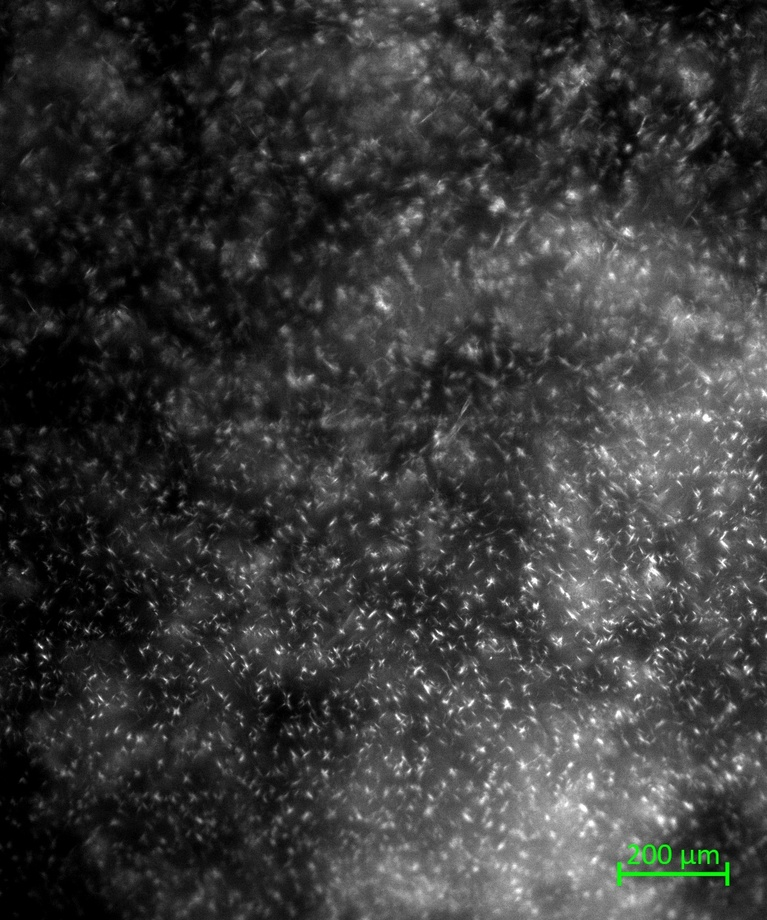
#> input picture Images/1_Macro_10_1000_32_6_12.jpg, 767 x 920 px, shrunk from 1028 x 1232 before the run, found by its file name; its folder holds only this picture in this run
$ python separeted_images.py
#> lines starting #> are read from the running program, lines starting #| are printed output that depends on the picture; after the words box and inside, x2 and y2 are one past the last pixel; in counts of white or black regions, pixels touching at a corner belong together
#import the libraries
import numpy as np
import pandas as pd
import cv2
import matplotlib.pyplot as plt
import seaborn as sns
import os

# create the database
def database(file, data):
    # properties
#> called with file = '1_Macro_10_1000_32_6_12.jpg'
    properties = file[:-4].split('_')
    '''
        properties[0] -> Number of the teste
            ''    [1] -> Type(Macro, Micro, Mist)
            ''    [2] -> Concentration
            ''    [3] -> Reynolds
            ''    [4] -> Toil
            ''    [5] -> Tcool
            ''    [6] -> ?????
    '''

    # get the contours(Leticia code)
    # read the image
    image = cv2.imread('%s\%s' % (FOLDER_PATH, file))
#> image is the input picture: shape (920, 767, 3); mean B, G, R 57.2, 57.7, 57.2

    # verify if the color of the image
    gray = cv2.cvtColor(image, cv2.COLOR_BGR2GRAY)
    mean = cv2.mean(gray)[0]
#> mean = 57.48
    if mean < 127:
        image = cv2.bitwise_not(image)
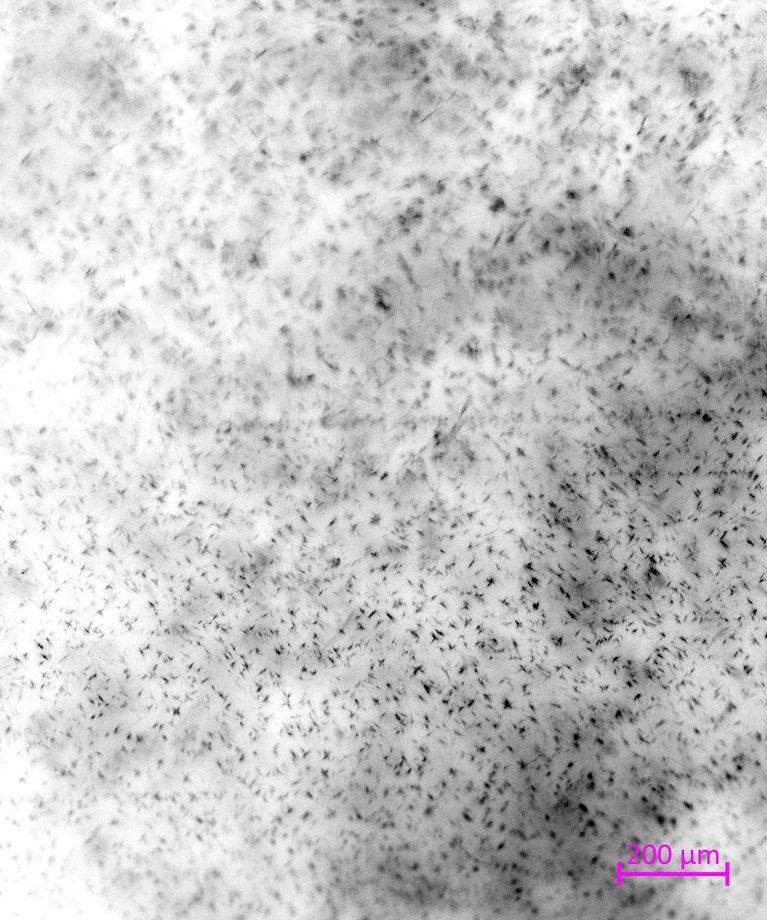
#> image: shape (920, 767, 3); mean B, G, R 197.8, 197.3, 197.8

    # crop the image
    height, width,_ = image.shape
#> height = 920; width = 767
    crop_size = int(min(height, width) * 0.35)
#> crop_size = 268
    x = int((width - crop_size) / 2)
#> x = 249
    y = int((height - crop_size) / 2)
#> y = 326
    image = image[y:y+crop_size, x:x+crop_size]
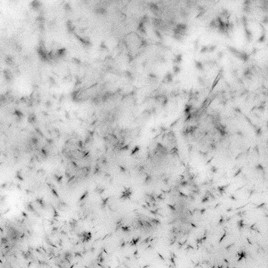
#> image: shape (268, 268, 3); min 1, max 253, mean 198.8

    # filters
    gray_image = cv2.cvtColor(image, cv2.COLOR_BGR2GRAY)
    image = cv2.medianBlur(gray_image, 1)
    image = cv2.GaussianBlur(gray_image, (3,3), 0)
#> image: shape (268, 268)
    _, th = cv2.threshold(image, 0, 255, cv2.THRESH_BINARY+cv2.THRESH_OTSU)
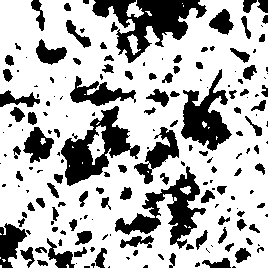
#> th: shape (268, 268); 70.8% white; 185 black regions (84 under 20 px), largest, box (x1, y1, x2, y2) and area: (92, 0, 207, 63) 3073, (61, 106, 140, 186) 2478, (115, 166, 206, 249) 2315
    image = cv2.equalizeHist(image)
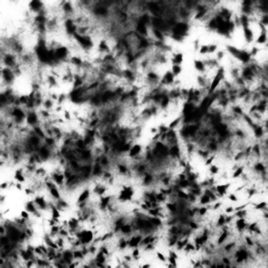
#> image: shape (268, 268); min 0, max 255, mean 129.4
    th = cv2.adaptiveThreshold(image, 255, cv2.ADAPTIVE_THRESH_GAUSSIAN_C, cv2.THRESH_BINARY_INV, 11, 2)
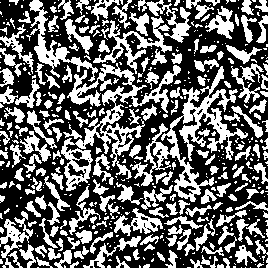
#> th: shape (268, 268); 41% white; 522 white regions (319 under 20 px), largest, box (x1, y1, x2, y2) and area: (61, 63, 181, 191) 3592, (132, 66, 248, 202) 3413, (29, 0, 98, 82) 1101

    # Apply aperture morphological filter
    kernel = np.ones((5,5),np.uint8)
    opening = cv2.morphologyEx(th, cv2.MORPH_OPEN, kernel, iterations=1)
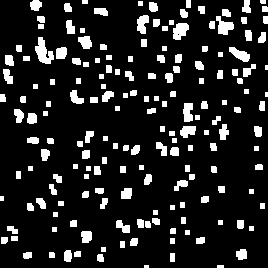
#> opening: shape (268, 268); 13.3% white; 177 white regions (3 under 20 px)
    # cv2.imshow('teste', opening)
    # cv2.waitKey(0)

    # indentify the contours
    contours, hierarchy = cv2.findContours(opening, cv2.RETR_TREE, cv2.CHAIN_APPROX_SIMPLE)
#> contours = 178 contours, 42 with area under 20; largest, box (x1, y1, x2, y2) and area: (35, 37, 54, 64) 238, (173, 23, 189, 40) 172, (216, 16, 234, 35) 164, (229, 47, 250, 62) 147, (137, 15, 149, 34) 136

    # Exibir a imagem resultante com os contornos identificados
    # cv2.imshow('Contornos', opening)
    # cv2.waitKey(0)

    # Converter a imagem de cinza para colorida
    # img = cv2.cvtColor(image, cv2.COLOR_GRAY2BGR)

    # Desenhar retângulos nos contornos
    for cnt in contours:
        try:
            ellipse = cv2.fitEllipse(cnt)

            major = max(ellipse[1][0], ellipse[1][1])
            minor = min(ellipse[1][0], ellipse[1][1])
            ar = major/minor

            row_to_append = pd.DataFrame([{'Type':properties[1], 'Reynolds':properties[3], 'Toil':properties[4], 'Tcool':properties[5], 'N_of_crystals': None, 'AR': ar}])
            data = pd.concat([data, row_to_append], ignore_index=True)

        except:
            rect = cv2.minAreaRect(cnt)
            box = cv2.boxPoints(rect)
            box = np.int0(box)
            '''
                rect -> ((x, y), (w, h), angle)
            '''
            # calculate the AR -- this formula is correct?????
            major = max(abs(2*rect[1][0]*np.cos(-1*rect[2])), abs(2*rect[1][0]*np.sin(-1*rect[2])))
            minor = min(abs(2*rect[1][0]*np.cos(-1*rect[2])), abs(2*rect[1][0]*np.sin(-1*rect[2])))
            ar = major/minor

            row_to_append = pd.DataFrame([{'Type':properties[1], 'Reynolds':properties[3], 'Toil':properties[4], 'Tcool':properties[5], 'N_of_crystals': None, 'AR': ar}])
            data = pd.concat([data, row_to_append], ignore_index=True)
#> this loop made 178 passes
#> (cnt, rect, box, major, minor, ar, data) on passes 1, 2, 4: ([[217, 265], [217, 267], [223, 267], [223, 265]], ((220, 266), (2, 6), -90), [[223, 267], [217, 267], [217, 265], [223, 265]], 3.58, 1.79, 2, table of 1 rows and 6 columns), ([[144, 265], [144, 267], [148, 267], [148, 265]], ((146, 266), (2, 4), -90), [[148, 267], [144, 267], [144, 265], [148, 265]], 3.58, 1.79, 2, table of 2 rows and 6 columns), ([[170, 253], [170, 261], [174, 261], [174, 253]], ((172, 257), (8, 4), -90), [[174, 261], [170, 261], [170, 253], [174, 253]], 14.3, 7.17, 2, table of 4 rows and 6 columns)
#> (ellipse, major, minor, ar, data) on passes 3, 5, 6, 7, 8, 9: (((99.98, 257.7), (6.59, 8.94), 161.2), 8.94, 6.59, 1.36, table of 3 rows and 6 columns), (((51.27, 254.7), (6.43, 7.11), 135), 7.11, 6.43, 1.11, table of 5 rows and 6 columns), (((27.37, 254.9), (6.08, 11.8), 80.49), 11.8, 6.08, 1.94, table of 6 rows and 6 columns), (((77.52, 253.8), (5.95, 9.1), 79.32), 9.1, 5.95, 1.53, table of 7 rows and 6 columns), (((67.33, 255.5), (8.07, 12.49), 0.927), 12.49, 8.07, 1.55, table of 8 rows and 6 columns), (((241.8, 254), (10.06, 12.31), 86.3), 12.31, 10.06, 1.22, table of 9 rows and 6 columns)

    return data

def graphics(data):
    # 1: AR x Reynolds, hue = Type
    sns.lineplot(x=data['Reynolds'], y=data['AR'], hue=data['Type'])
    plt.title('AR x Reynolds')
    plt.show()

    # # 2: AR x Reynolds, hue = Toil
    # sns.lineplot(x=data['Reynolds'], y=data['AR'], hue=data['Toil'])
    # plt.title('AR x Reynolds')
    # # plt.show()

    # # 3: AR x Reynolds, hue = Tcool
    # sns.lineplot(x=data['Reynolds'], y=data['AR'], hue=data['Tcool'])
    # plt.title('AR x Reynolds')
    # # plt.show()

    # # 4: N of crystals x Reynolds, hue = Type
    # sns.lineplot(x=data['N_of_crystals'], y=data['AR'], hue=data['Type'])
    # plt.title('AR x Reynolds')
    # # plt.show()

    # # 5: N of crystals x Reynolds, hue = Toil
    # sns.lineplot(x=data['N_of_crystals'], y=data['AR'], hue=data['Toil'])
    # plt.title('AR x Reynolds')
    # # plt.show()

    # # 6: N of crystals x Reynolds, hue = Tcool
    # sns.lineplot(x=data['N_of_crystals'], y=data['AR'], hue=data['Tcool'])
    # plt.title('AR x Reynolds')
    # # plt.show()

FOLDER_PATH = 'D:\LUCAS\IC\FUNWAX\Images'
data = pd.DataFrame(columns=['Type', 'Reynolds', 'Toil', 'Tcool', 'N_of_crystals', 'AR'])

files = os.listdir(FOLDER_PATH) # list with all files in folder
for file in files:
    if file.endswith('.jpg'): # take just the images
        data = database(file, data)
#> data = table of 178 rows and 6 columns

print(data)
#> (printed output is left out)
# graphics(data)

$ run again, on Images/1_Macro_10_1000_32_6_18.jpg
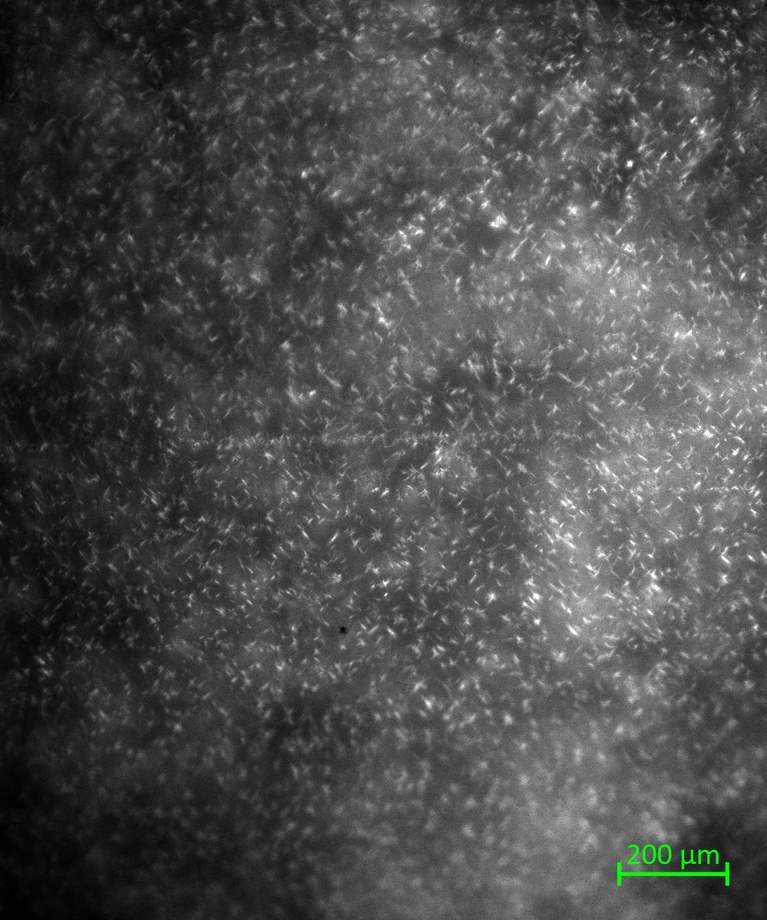
#> input picture Images/1_Macro_10_1000_32_6_18.jpg, 767 x 920 px, shrunk from 1028 x 1232 before the run, found by its file name
#> in database, image is the input picture: shape (920, 767, 3); mean B, G, R 76.2, 76.6, 76.2
#> mean = 76.41
#> in database, `_, th = cv2.threshold(image, 0, 255, cv2.THRESH_BINARY+cv2.THRESH_OTSU)`:
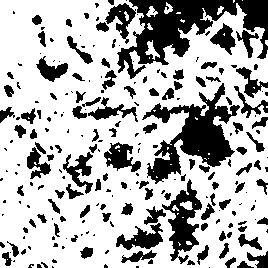
#> th: shape (268, 268); 70.4% white; 225 black regions (114 under 20 px), largest, box (x1, y1, x2, y2) and area: (117, 0, 268, 79) 4805, (142, 83, 240, 184) 3679, (162, 179, 202, 264) 1393
#> in database, `opening = cv2.morphologyEx(th, cv2.MORPH_OPEN, kernel, iterations=1)`:
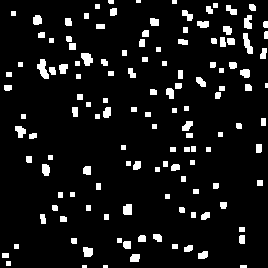
#> opening: shape (268, 268); 8.1% white; 134 white regions (4 under 20 px)
#> contours = 134 contours, 36 with area under 20; largest, box (x1, y1, x2, y2) and area: (37, 59, 49, 79) 114, (243, 33, 253, 54) 95, (81, 53, 93, 66) 92, (123, 204, 132, 215) 74, (15, 126, 26, 138) 70
#> the loop in database, `for cnt in contours:` made 134 passes
#> (cnt, rect, box, major, minor, ar, data) on passes 1 to 2: ([[240, 265], [240, 267], [246, 267], [246, 265]], ((243, 266), (2, 6), -90), [[246, 267], [240, 267], [240, 265], [246, 265]], 3.58, 1.79, 2, table of 1 rows and 6 columns), ([[103, 265], [103, 267], [107, 267], [107, 265]], ((105, 266), (2, 4), -90), [[107, 267], [103, 267], [103, 265], [107, 265]], 3.58, 1.79, 2, table of 2 rows and 6 columns)
#> `data = database(file, data)`: data = table of 134 rows and 6 columns
#> (printed output is left out)
